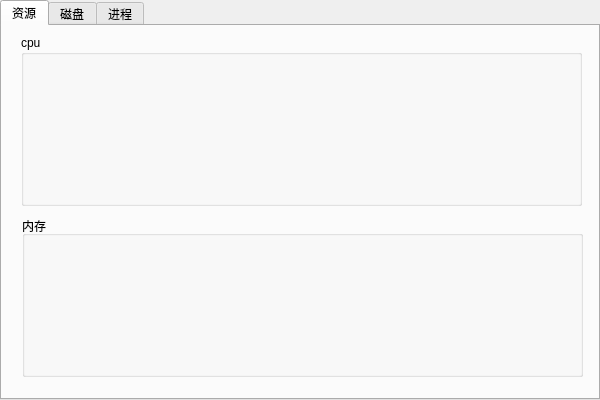
<?xml version="1.0" encoding="UTF-8"?>
<ui version="4.0">
 <class>TaskMgr</class>
 <widget class="QWidget" name="TaskMgr">
  <property name="geometry">
   <rect>
    <x>0</x>
    <y>0</y>
    <width>600</width>
    <height>400</height>
   </rect>
  </property>
  <property name="windowTitle">
   <string>TaskMgr</string>
  </property>
  <widget class="QTabWidget" name="tabWidget">
   <property name="geometry">
    <rect>
     <x>0</x>
     <y>0</y>
     <width>600</width>
     <height>400</height>
    </rect>
   </property>
   <property name="currentIndex">
    <number>0</number>
   </property>
   <widget class="QWidget" name="resource_tab">
    <attribute name="title">
     <string>资源</string>
    </attribute>
    <widget class="QGroupBox" name="mem_groupBox">
     <property name="geometry">
      <rect>
       <x>20</x>
       <y>190</y>
       <width>561</width>
       <height>161</height>
      </rect>
     </property>
     <property name="title">
      <string>内存</string>
     </property>
    </widget>
    <widget class="QGroupBox" name="cpu_groupBox">
     <property name="geometry">
      <rect>
       <x>19</x>
       <y>9</y>
       <width>561</width>
       <height>171</height>
      </rect>
     </property>
     <property name="title">
      <string>cpu</string>
     </property>
    </widget>
   </widget>
   <widget class="QWidget" name="disk_tab">
    <attribute name="title">
     <string>磁盘</string>
    </attribute>
   </widget>
   <widget class="QWidget" name="progress_tab">
    <attribute name="title">
     <string>进程</string>
    </attribute>
   </widget>
  </widget>
 </widget>
 <layoutdefault spacing="6" margin="11"/>
 <resources/>
 <connections/>
</ui>
